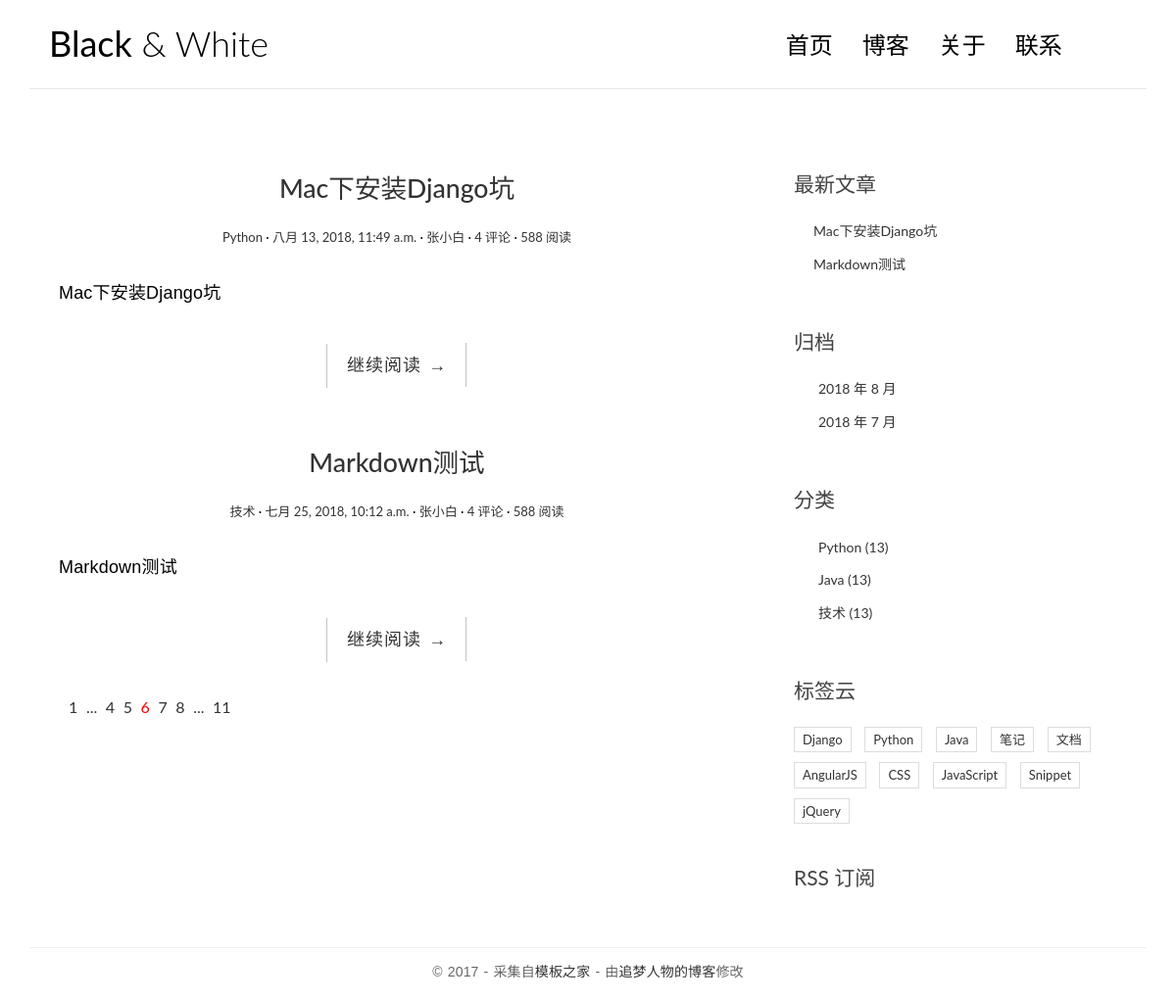
The page / on the database its author committed.
### blog/models.py (models this page shows, shortened)
@python_2_unicode_compatible
class Post(models.Model):
    title = models.CharField(max_length=70)
    body = models.TextField()
    created_time = models.DateTimeField()
    modified_time = models.DateTimeField()
    excerpt = models.CharField(max_length=200, blank=True)
    category = models.ForeignKey(Category)
    tags = models.ManyToManyField(Tag, blank=True)
    author = models.ForeignKey(User)
    def get_absolute_url(self):
        return reverse('blog:detail', kwargs={'pk': self.pk})

@python_2_unicode_compatible
class Category(models.Model):
    name = models.CharField(max_length=100)

### blog/views.py (the view)
# urls.py: url(r'^$', views.index, name='index'),
def index(request):
    post_list = Post.objects.all().order_by('-created_time')
    return render(request, 'blog/index.html', context={'post_list': post_list})

### blog/templatetags/blog_tags.py (called while the page is built)
@register.simple_tag
def get_recent_post(num=5):
    return Post.objects.all().order_by('-created_time')[:num]

@register.simple_tag
def archives():
    return Post.objects.dates('created_time', 'month', order='DESC')

@register.simple_tag
def get_categories():
    return Category.objects.all()

### blog/templates/blog/index.html
{% extends 'base.html' %}
{% block main %}
    {% for post in post_list %}
        <article class="post post-{{ post.pk }}">
            <header class="entry-header">
                <h1 class="entry-title">
                    <a href="{{ post.get_absolute_url }}">{{ post.title }}</a>
                </h1>
                <div class="entry-meta">
                    <span class="post-category"><a href="#">{{ post.category.name }}</a></span>
                    <span class="post-date"><a href="#"><time class="entry-date"
                                                              datetime="{{ post.created_time }}">{{ post.created_time }}</time></a></span>
                    <span class="post-author"><a href="#">{{ post.author }}</a></span>
                    <span class="comments-link"><a href="#">4 评论</a></span>
                    <span class="views-count"><a href="#">588 阅读</a></span>
                </div>
            </header>
            <div class="entry-content clearfix">
                <p>{{ post.excerpt }}</p>
                <div class="read-more cl-effect-14">
                    <a href="{{ post.get_absolute_url }}" class="more-link">继续阅读 <span class="meta-nav">→</span></a>
                </div>
            </div>
        </article>
    {% empty %}
        <div class="no-post">暂时还没有发布的文章！</div>
    {% endfor %}
    <div class="pagination">
        <ul>
            <li><a href="">1</a></li>
            <li><a href="">...</a></li>
            <li><a href="">4</a></li>
            <li><a href="">5</a></li>
            <li class="current"><a href="">6</a></li>
            <li><a href="">7</a></li>
            <li><a href="">8</a></li>
            <li><a href="">...</a></li>
            <li><a href="">11</a></li>
        </ul>
    </div>
{% endblock main %}

### blog/templates/base.html (shortened to what this page needs)
{% load staticfiles %}
{% load blog_tags %}
<!DOCTYPE html>
<html>
<head>
    <link rel="stylesheet" href="http://code.ionicframework.com/ionicons/2.0.1/css/ionicons.min.css">
    <link rel="stylesheet" href="{% static 'blog/css/bootstrap.min.css' %}">
    <link rel="stylesheet" href="{% static 'blog/css/pace.css' %}">
    <link rel="stylesheet" href="{% static 'blog/css/custom.css' %}">
    <link rel="stylesheet" href="{% static 'blog/css/highlights/github.css' %}">
</head>
<body>
<div class="container">
    <header id="site-header">
        <div class="row">
            <div class="col-md-4 col-sm-5 col-xs-8">
                <div class="logo">
                    <h1><a href="index.html"><b>Black</b> &amp; White</a></h1>
                </div>
            </div>
            <div class="col-md-8 col-sm-7 col-xs-4">
                <nav class="main-nav" role="navigation">
                    <div class="collapse navbar-collapse" id="bs-example-navbar-collapse-1">
                        <ul class="nav navbar-nav navbar-right">
                            <li class="cl-effect-11"><a href="index.html" data-hover="首页">首页</a></li>
                            <li class="cl-effect-11"><a href="full-width.html" data-hover="博客">博客</a></li>
                            <li class="cl-effect-11"><a href="about.html" data-hover="关于">关于</a></li>
                            <li class="cl-effect-11"><a href="contact.html" data-hover="联系">联系</a></li>
                        </ul>
                    </div>
                </nav>
            </div>
        </div>
    </header>
</div>
<div class="content-body">
    <div class="container">
        <div class="row">
            <main class="col-md-8">
                {% block main %}
                {% endblock main %}
            </main>
            <aside class="col-md-4">
                <div class="widget widget-recent-posts">
                    <h3 class="widget-title">最新文章</h3>
                    {% get_recent_post as recent_post_list %}
                    <ul>
                        {% for post in recent_post_list %}
                            <li>
                                <a href="{{ post.get_absolute_url }}">{{ post.title }}</a>
                            </li>
                        {% empty %}
                            暂无最新文章
                        {% endfor %}
                    </ul>
                </div>
                <div class="widget widget-archives">
                    <h3 class="widget-title">归档</h3>
                    {% archives as date_list %}
                    <ul>
                        {% for date in date_list %}
                            <li>
                                <a href="{% url 'blog:archives' date.year date.month %}">
                                    {{ date.year }} 年 {{ date.month }} 月
                                </a>
                            </li>
                        {% empty %}
                            暂无归档
                        {% endfor %}
                    </ul>
                </div>
                <div class="widget widget-category">
                    <h3 class="widget-title">分类</h3>
                    {% get_categories as category_list %}
                    <ul>
                        {% for category in category_list %}
                            <li>
                                <a href="{% url 'blog:category' category.pk %}">
                                    {{ category.name }} <span class="post-count">(13)</span>
                                </a>
                            </li>
                        {% empty %}
                            暂无分类
                        {% endfor %}
                    </ul>
                </div>
                <div class="widget widget-tag-cloud">
                    <h3 class="widget-title">标签云</h3>
                    <ul>
                        <li>
                            <a href="#">Django</a>
                        </li>
                        <li>
                            <a href="#">Python</a>
                        </li>
                        <li>
                            <a href="#">Java</a>
                        </li>
                        <li>
                            <a href="#">笔记</a>
                        </li>
                        <li>
                            <a href="#">文档</a>
                        </li>
                        <li>
                            <a href="#">AngularJS</a>
                        </li>
                        <li>
                            <a href="#">CSS</a>
                        </li>
                        <li>
                            <a href="#">JavaScript</a>
                        </li>
                        <li>
                            <a href="#">Snippet</a>
                        </li>
                        <li>
                            <a href="#">jQuery</a>
                        </li>
                    </ul>
                </div>
                <div class="rss">
                    <a href=""> RSS 订阅</a>
                </div>
            </aside>
        </div>
    </div>
</div>
<footer id="site-footer">
    <div class="container">
        <div class="row">
            <div class="col-md-12">
                <p class="copyright">&copy 2017 - 采集自<a href="http://www.cssmoban.com/"
                                                        target="_blank" title="模板之家">模板之家</a>
                    - 由<a href="http://zmrenwu.com/" title="网页模板" target="_blank">追梦人物的博客</a>修改
                </p>
            </div>
        </div>
    </div>
</footer>
</body>
</html>

### blog/static/blog/css/custom.css (style rules this page uses)
* { outline: none; }
h1, h2, h3, h4, h5, h6 { margin-top: 0; }
b { font-weight: 400; }
a { color: #333; }
body { color: #444; font-family: 'Lato', sans-serif; }
p { font-family: 'Ubuntu', sans-serif; font-weight: 400; word-spacing: 1px; letter-spacing: 0.01em; }
#site-header { background-color: #FFF; padding: 25px 20px; margin-bottom: 40px; border-bottom: 1px solid #e7e7e7; }
.logo h1 a { color: #000; }
.logo h1 { margin: 0; font-family: 'Lato', sans-serif; font-weight: 300; }
.main-nav { margin-top: 11px; max-width: 95%; }
.main-nav a { color: #000000 !important; padding: 0 0 5px 0 !important; margin-right: 30px; font-family: 'Lato', sans-serif; font-weight: 300; font-size: 24px; }
.cl-effect-11 a { padding: 10px 0; color: #0972b4; text-shadow: none; }
.cl-effect-11 a::before { position: absolute; top: 0; left: 0; overflow: hidden; padding: 0 0 5px 0 !important; max-width: 0; border-bottom: 1px solid #000; color: #000; content: attr(data-hover); white-space: nowrap; -webkit-transition: max-width 0.5s; -moz-transition: max-width 0.5s; transition: max-width 0.5s; }
.content-body { padding-bottom: 4em; }
.post { background: #fff; padding: 30px 30px 0; }
.entry-title { text-align: center; font-size: 1.9em; margin-bottom: 20px; line-height: 1.6; padding: 10px 20px 0; }
.entry-meta { text-align: center; color: #DDDDDD; font-size: 13px; margin-bottom: 30px; }
.entry-content { font-size: 18px; line-height: 1.9; font-weight: 300; color: #000; }
.post-category::after, .post-date::after, .post-author::after, .comments-link::after { content: ' ·'; color: #000; }
.read-more { font-family: 'Ubuntu', sans-serif; font-weight: 400; word-spacing: 1px; letter-spacing: 0.01em; text-align: center; margin-top: 20px; }
.cl-effect-14 a { padding: 0 20px; height: 45px; line-height: 45px; position: relative; display: inline-block; margin: 15px 25px; letter-spacing: 1px; font-weight: 400; text-shadow: 0 0 1px rgba(255, 255, 255, 0.3); }
.cl-effect-14 a::before, .cl-effect-14 a::after { position: absolute; width: 45px; height: 1px; background: #C3C3C3; content: ''; -webkit-transition: all 0.3s; -moz-transition: all 0.3s; transition: all 0.3s; pointer-events: none; }
.cl-effect-14 a::before { top: 0; left: 0; -webkit-transform: rotate(90deg); -moz-transform: rotate(90deg); transform: rotate(90deg); -webkit-transform-origin: 0 0; -moz-transform-origin: 0 0; transform-origin: 0 0; }
.cl-effect-14 a::after { right: 0; bottom: 0; -webkit-transform: rotate(90deg); -moz-transform: rotate(90deg); transform: rotate(90deg); -webkit-transform-origin: 100% 0; -moz-transform-origin: 100% 0; transform-origin: 100% 0; }
.widget { background: #fff; padding: 30px 0 0; }
.widget-title { font-size: 1.5em; margin-bottom: 20px; line-height: 1.6; padding: 10px 0 0; font-weight: 400; }
.widget-recent-posts ul { padding: 0; margin: 0; padding-left: 20px; }
.widget-recent-posts ul li { list-style-type: none; position: relative; line-height: 170%; margin-bottom: 10px; }
.widget-recent-posts ul li::before { content: '\f3d3'; font-family: "Ionicons"; position: absolute; left: -17px; top: 3px; font-size: 16px; color: #000; }
.widget-archives ul { padding: 0; margin: 0; padding-left: 25px; }
.widget-archives ul li { list-style-type: none; position: relative; line-height: 170%; margin-bottom: 10px; }
.widget-archives ul li::before { content: '\f3f3'; font-family: "Ionicons"; position: absolute; left: -25px; top: 1px; font-size: 16px; color: #000; }
.widget-category ul { padding: 0; margin: 0; padding-left: 25px; }
.widget-category ul li { list-style-type: none; position: relative; line-height: 170%; margin-bottom: 10px; }
.widget-category ul li::before { content: '\f3fe'; font-family: "Ionicons"; position: absolute; left: -25px; top: 1px; font-size: 18px; color: #000; }
.widget-tag-cloud ul { padding: 0; margin: 0; margin-right: -10px; }
.widget-tag-cloud ul li { list-style-type: none; font-size: 13px; display: inline-block; margin-right: 10px; margin-bottom: 10px; padding: 3px 8px; border: 1px solid #ddd; }
.rss { font-size: 21px; margin-top: 30px; }
.rss a { color: #444; }
#site-footer { padding-top: 10px; padding: 0 0 1.5em 0; }
.copyright { text-align: center; padding-top: 1em; margin: 0; border-top: 1px solid #eee; color: #666; }
.pagination ul { list-style: none; }
.pagination ul li { display: inline-block; font-size: 16px; margin-right: 5px; }
.current a { color: red; }

### rows shown on the page
Post: title "Mac下安装Django坑", category.name "Python", created_time "八月 13, 2018, 11:49 a.m.", author "张小白", excerpt "Mac下安装Django坑"
Post: title "Markdown测试", category.name "技术", created_time "七月 25, 2018, 10:12 a.m.", author "张小白", excerpt "Markdown测试"
Category: name "Python"
Category: name "Java"
Category: name "技术"

### other values the page prints
{{ date.year }} "2018" "2018"
{{ date.month }} "8" "7"
